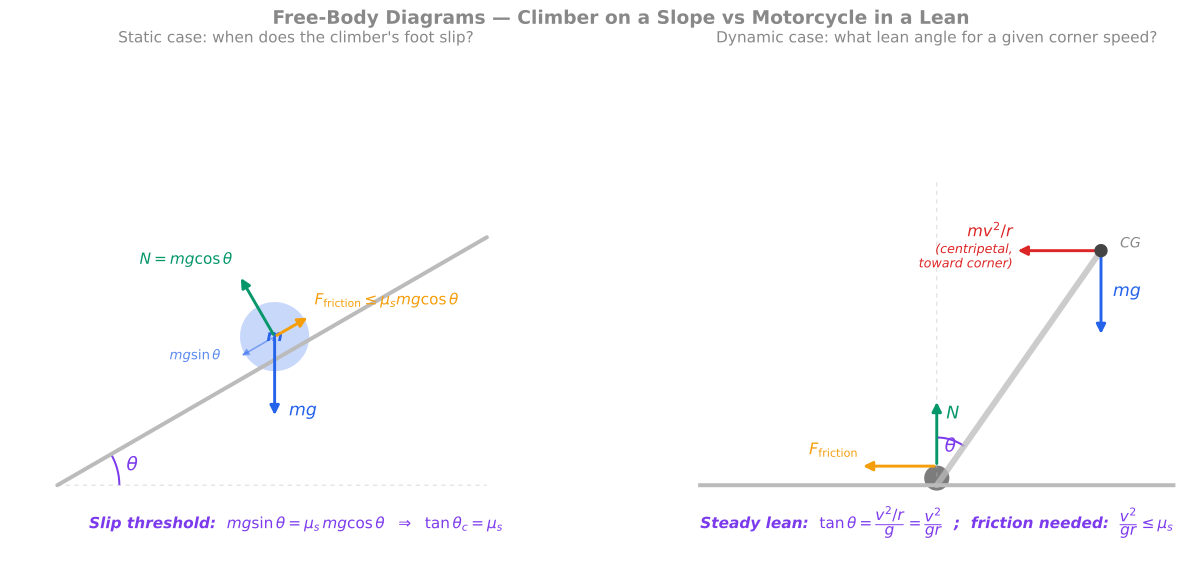

Recreate this plot in Python.
"""
Two free-body diagrams for the friction-limit worked example arcs:

LEFT  — Climber on a sloped ledge (static case). Shows weight, normal, friction,
        and the gravity decomposition along/perpendicular to the slope. The
        slip threshold tan θ = μ_s is derived geometrically.

RIGHT — Motorcycle leaning in a corner (dynamic case). Front view. Shows
        weight, centripetal requirement, and the combined road reaction force
        along the bike's axis. Lean angle θ from vertical with tan θ = v²/(gr).

Output: friction-fbds-climber-motorcycle.svg in the same directory.
"""
import matplotlib
matplotlib.use("Agg")
import matplotlib.pyplot as plt
import matplotlib.patches as patches
import numpy as np
from pathlib import Path

TEXT = "#888888"
AXIS = "#888888"
BLUE = "#2563eb"     # weight
GREEN = "#059669"    # normal force
AMBER = "#f59e0b"    # friction
RED = "#dc2626"      # centripetal / resultant
PURPLE = "#7c3aed"   # angle annotation
GREY = "#bbbbbb"

fig, (axL, axR) = plt.subplots(1, 2, figsize=(13.5, 6.0),
                                gridspec_kw={"width_ratios": [1, 1]})
fig.patch.set_alpha(0)
for ax in (axL, axR):
    ax.set_facecolor("none")
    ax.set_aspect("equal")
    for side in ("top", "right", "bottom", "left"):
        ax.spines[side].set_visible(False)
    ax.set_xticks([])
    ax.set_yticks([])

fig.suptitle("Free-Body Diagrams — Climber on a Slope vs Motorcycle in a Lean",
             color=TEXT, fontsize=14, fontweight="bold", y=1.00)

# ===================================================================
# LEFT PANEL — Climber on a slope (static slip threshold)
# ===================================================================
axL.set_xlim(-1, 11)
axL.set_ylim(-1.5, 9)
axL.set_title("Static case: when does the climber's foot slip?",
              color=TEXT, fontsize=11.5, pad=10)

# Slope angle
theta = 30  # degrees
theta_rad = np.radians(theta)
# Slope line from (0, 0) to (slope_x, slope_y)
slope_x = 9.0
slope_y = slope_x * np.tan(theta_rad)

# Draw the slope (thick brown-ish line) + ground reference
axL.plot([0, slope_x], [0, slope_y], color=GREY, linewidth=3, solid_capstyle="round")
axL.plot([0, slope_x], [0, 0], color=GREY, linewidth=0.8, linestyle=(0, (4, 4)), alpha=0.5)

# Angle arc at the base
arc_radius = 1.3
arc = patches.Arc((0, 0), 2 * arc_radius, 2 * arc_radius,
                   angle=0, theta1=0, theta2=theta,
                   color=PURPLE, linewidth=1.5)
axL.add_patch(arc)
axL.text(arc_radius * 1.25 * np.cos(np.radians(theta / 2)),
          arc_radius * 1.25 * np.sin(np.radians(theta / 2)),
          r"$\theta$", color=PURPLE, fontsize=14,
          ha="center", va="center", style="italic", fontweight="bold")

# Place the climber as a small blob at a point on the slope
cx_along = 5.5  # distance along the slope
cx = cx_along * np.cos(theta_rad)
cy = cx_along * np.sin(theta_rad)

# Climber body — a small rounded rectangle perpendicular to the slope
body_size = 0.7
# Vector perpendicular to slope (pointing up-away-from-slope)
perp_x = -np.sin(theta_rad)
perp_y =  np.cos(theta_rad)
body_center_x = cx + perp_x * body_size * 0.6
body_center_y = cy + perp_y * body_size * 0.6

axL.add_patch(patches.Circle((body_center_x, body_center_y),
                              body_size, facecolor=BLUE, alpha=0.25,
                              edgecolor=BLUE, linewidth=1.8))
axL.text(body_center_x, body_center_y, "m", color=BLUE, fontsize=12,
          ha="center", va="center", style="italic", fontweight="bold")

# Origin for force arrows (climber centre)
ox, oy = body_center_x, body_center_y

# Weight (mg) — straight down
arrow_scale = 1.7
W_dx, W_dy = 0, -arrow_scale
axL.annotate("", xy=(ox + W_dx, oy + W_dy), xytext=(ox, oy),
              arrowprops=dict(arrowstyle="-|>", color=BLUE, lw=2.2,
                               mutation_scale=14))
axL.text(ox + W_dx + 0.3, oy + W_dy + 0.05, r"$mg$",
          color=BLUE, fontsize=13, style="italic", fontweight="bold")

# Normal force — perpendicular to slope, magnitude = mg cos θ
N_mag = arrow_scale * np.cos(theta_rad)
N_dx = perp_x * N_mag
N_dy = perp_y * N_mag
axL.annotate("", xy=(ox + N_dx, oy + N_dy), xytext=(ox, oy),
              arrowprops=dict(arrowstyle="-|>", color=GREEN, lw=2.2,
                               mutation_scale=14))
axL.text(ox + N_dx - 0.15, oy + N_dy + 0.25, r"$N = mg\cos\theta$",
          color=GREEN, fontsize=11.5, ha="right", style="italic")

# Friction force — along slope, pointing UP-slope (opposes slip-down tendency)
up_slope_x = np.cos(theta_rad)
up_slope_y = np.sin(theta_rad)
F_mag = arrow_scale * np.sin(theta_rad)
F_dx = up_slope_x * F_mag
F_dy = up_slope_y * F_mag
axL.annotate("", xy=(ox + F_dx, oy + F_dy), xytext=(ox, oy),
              arrowprops=dict(arrowstyle="-|>", color=AMBER, lw=2.2,
                               mutation_scale=14))
axL.text(ox + F_dx + 0.1, oy + F_dy + 0.25,
          r"$F_{\rm friction} \leq \mu_s mg \cos\theta$",
          color=AMBER, fontsize=11.5, style="italic")

# Decomposition lines (dotted) — show how mg splits into mg cos θ (perp) and mg sin θ (along)
# along-slope component of weight (pointing DOWN the slope, magnitude mg sin θ)
down_slope_x = -up_slope_x
down_slope_y = -up_slope_y
mgsin_dx = down_slope_x * F_mag
mgsin_dy = down_slope_y * F_mag
axL.annotate("", xy=(ox + mgsin_dx, oy + mgsin_dy), xytext=(ox, oy),
              arrowprops=dict(arrowstyle="-|>", color=BLUE, lw=1.2,
                               mutation_scale=10, alpha=0.5,
                               linestyle="-"))
axL.text(ox + mgsin_dx - 0.4, oy + mgsin_dy - 0.05,
          r"$mg\sin\theta$",
          color=BLUE, fontsize=10, ha="right", style="italic", alpha=0.75)

# Threshold equation at the bottom
axL.text(5, -0.9,
          r"Slip threshold:  $mg\sin\theta = \mu_s\, mg\cos\theta$  $\Rightarrow$  $\tan\theta_c = \mu_s$",
          color=PURPLE, fontsize=11.5, ha="center", style="italic", fontweight="bold")

# ===================================================================
# RIGHT PANEL — Motorcycle leaning in a corner (dynamic case)
# ===================================================================
axR.set_xlim(-5, 5)
axR.set_ylim(-1.5, 9)
axR.set_title("Dynamic case: what lean angle for a given corner speed?",
              color=TEXT, fontsize=11.5, pad=10)

# Ground line
axR.plot([-5, 5], [0, 0], color=GREY, linewidth=3, solid_capstyle="round")

# Lean angle from vertical
lean = 35  # degrees from vertical
lean_rad = np.radians(lean)

# Bike axis from contact point (0, 0) to CG at distance r
bike_length = 6.0
cg_x = bike_length * np.sin(lean_rad)
cg_y = bike_length * np.cos(lean_rad)

# Draw the bike axis (two lines meeting at the contact point, suggesting a bike silhouette)
axR.plot([0, cg_x], [0, cg_y], color=GREY, linewidth=4.5, solid_capstyle="round", alpha=0.75)
# Small triangle at the bottom to suggest the tire
axR.add_patch(patches.Circle((0, 0.15), 0.25,
                              facecolor="#444444", edgecolor="#444444",
                              alpha=0.7))

# CG dot
axR.plot([cg_x], [cg_y], "o", color="#444444", markersize=9, zorder=5)
axR.text(cg_x + 0.4, cg_y + 0.15, "CG", color=TEXT, fontsize=10.5,
          ha="left", va="center", style="italic")

# Vertical reference line (dashed) from contact point straight up
axR.plot([0, 0], [0, cg_y + 1.5], color=GREY, linewidth=0.8,
          linestyle=(0, (4, 4)), alpha=0.5)

# Lean angle arc near the contact point
lean_arc_r = 1.0
arc2 = patches.Arc((0, 0), 2 * lean_arc_r, 2 * lean_arc_r,
                    angle=0, theta1=90 - lean, theta2=90,
                    color=PURPLE, linewidth=1.5)
axR.add_patch(arc2)
axR.text(lean_arc_r * 0.55 * np.sin(lean_rad / 2),
          lean_arc_r * 0.85 * np.cos(lean_rad / 2),
          r"$\theta$", color=PURPLE, fontsize=14,
          ha="left", va="center", style="italic", fontweight="bold")

# Forces at the CG:
# Weight (mg) — straight down
axR.annotate("", xy=(cg_x, cg_y - 1.8), xytext=(cg_x, cg_y),
              arrowprops=dict(arrowstyle="-|>", color=BLUE, lw=2.2,
                               mutation_scale=14))
axR.text(cg_x + 0.25, cg_y - 0.95, r"$mg$",
          color=BLUE, fontsize=13, style="italic", fontweight="bold")

# Centripetal requirement (horizontal toward corner centre — to the LEFT, since bike leans right)
# Actually if bike leans INTO the corner, the corner centre is on the LEFT side
# Let's say corner is to the left (negative x)
axR.annotate("", xy=(cg_x - 1.8, cg_y), xytext=(cg_x, cg_y),
              arrowprops=dict(arrowstyle="-|>", color=RED, lw=2.2,
                               mutation_scale=14))
axR.text(cg_x - 1.85, cg_y + 0.3, r"$mv^2/r$",
          color=RED, fontsize=12, ha="right", style="italic", fontweight="bold")
axR.text(cg_x - 1.85, cg_y - 0.05, "(centripetal,",
          color=RED, fontsize=9.5, ha="right", style="italic")
axR.text(cg_x - 1.85, cg_y - 0.35, "toward corner)",
          color=RED, fontsize=9.5, ha="right", style="italic")

# Forces at the contact point (tire):
# Normal force — straight up
axR.annotate("", xy=(0, 1.8), xytext=(0, 0.4),
              arrowprops=dict(arrowstyle="-|>", color=GREEN, lw=2.2,
                               mutation_scale=14))
axR.text(0.2, 1.4, r"$N$", color=GREEN, fontsize=13,
          style="italic", fontweight="bold")

# Friction force — horizontal toward corner centre (left)
axR.annotate("", xy=(-1.6, 0.4), xytext=(0, 0.4),
              arrowprops=dict(arrowstyle="-|>", color=AMBER, lw=2.2,
                               mutation_scale=14))
axR.text(-1.65, 0.65, r"$F_{\rm friction}$",
          color=AMBER, fontsize=12, ha="right", style="italic", fontweight="bold")

# Threshold equation at the bottom
axR.text(0, -0.9,
          r"Steady lean:  $\tan\theta = \dfrac{v^2/r}{g} = \dfrac{v^2}{gr}$  ;  friction needed:  $\dfrac{v^2}{gr} \leq \mu_s$",
          color=PURPLE, fontsize=11.5, ha="center", style="italic", fontweight="bold")

# ===================================================================
# Save outputs
# ===================================================================
plt.tight_layout()
plt.subplots_adjust(top=0.92, bottom=0.05)

script_dir = Path(__file__).resolve().parent
svg_path = script_dir / "friction-fbds-climber-motorcycle.svg"
png_path = Path("/tmp") / "friction-fbds-verify.png"
plt.savefig(svg_path, format="svg", transparent=True, bbox_inches="tight")
plt.savefig(png_path, format="png", transparent=True, bbox_inches="tight", dpi=150)
plt.close()

print(f"Wrote SVG -> {svg_path}")
print(f"Wrote verification PNG -> {png_path}")
